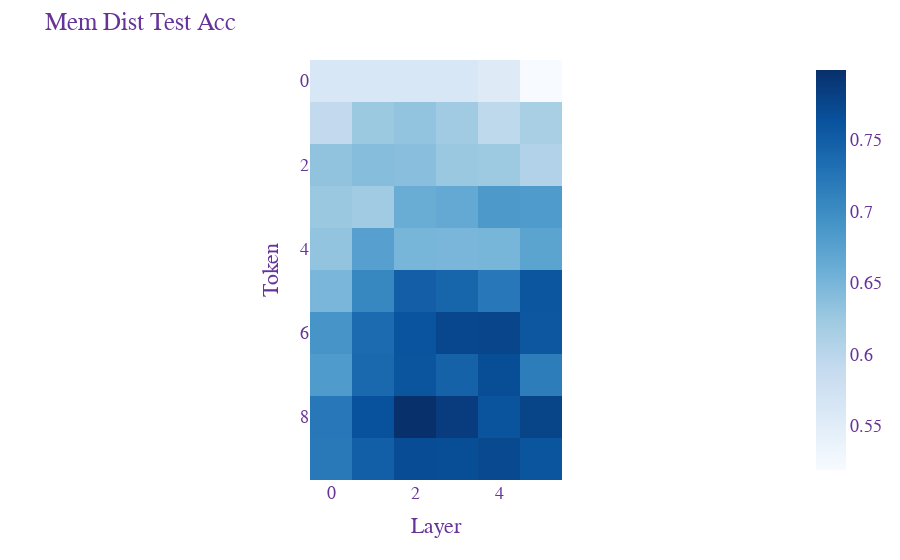

Notebook source saved alongside this figure:
### Code cell
# probe acc plot
fig = px.imshow(mem_dist_test_acc, x = list(range(6)), y = list(range(10)), color_continuous_scale='Blues')
fig.update_layout(
    title="Mem Dist Test Acc",
    xaxis_title="Layer",
    yaxis_title="Token",
    font=dict(
        family="Courier New, monospace",
        size=18,
        color="RebeccaPurple"
    )
)
fig.show()

### Figure 1 — Plotly figure (JSON) as saved in the notebook; plotly's stock layout.template omitted (floating-point values rounded to 4 significant figures)
{"data": [{"coloraxis": "coloraxis", "hovertemplate": "x: %{x}<br>y: %{y}<br>color: %{z}<extra></extra>", "name": "0", "type": "heatmap", "x": [0, 1, 2, 3, 4, 5], "xaxis": "x", "y": [0, 1, 2, 3, 4, 5, 6, 7, 8, 9], "yaxis": "y", "z": [[0.5629, 0.5629, 0.5621, 0.5621, 0.5546, 0.519], [0.5927, 0.6258, 0.6316, 0.6225, 0.596, 0.6142], [0.6325, 0.6399, 0.6382, 0.6267, 0.6242, 0.6076], [0.6267, 0.6225, 0.6606, 0.6647, 0.6846, 0.6829], [0.6316, 0.6772, 0.6507, 0.649, 0.6507, 0.6714], [0.649, 0.7053, 0.7492, 0.7425, 0.721, 0.7583], [0.6896, 0.7359, 0.7616, 0.774, 0.7765, 0.7575], [0.6829, 0.7384, 0.7599, 0.745, 0.7674, 0.7161], [0.721, 0.7641, 0.7988, 0.7856, 0.7608, 0.7781], [0.7202, 0.7483, 0.769, 0.7674, 0.7724, 0.7591]]}], "layout": {"coloraxis": {"colorscale": [[0, "rgb(247,251,255)"], [0.125, "rgb(222,235,247)"], [0.25, "rgb(198,219,239)"], [0.375, "rgb(158,202,225)"], [0.5, "rgb(107,174,214)"], [0.625, "rgb(66,146,198)"], [0.75, "rgb(33,113,181)"], [0.875, "rgb(8,81,156)"], [1, "rgb(8,48,107)"]]}, "font": {"color": "RebeccaPurple", "family": "Courier New, monospace", "size": 18}, "margin": {"t": 60}, "title": {"text": "Mem Dist Test Acc"}, "xaxis": {"anchor": "y", "constrain": "domain", "domain": [0, 1], "scaleanchor": "y", "title": {"text": "Layer"}}, "yaxis": {"anchor": "x", "autorange": "reversed", "constrain": "domain", "domain": [0, 1], "title": {"text": "Token"}}}}
